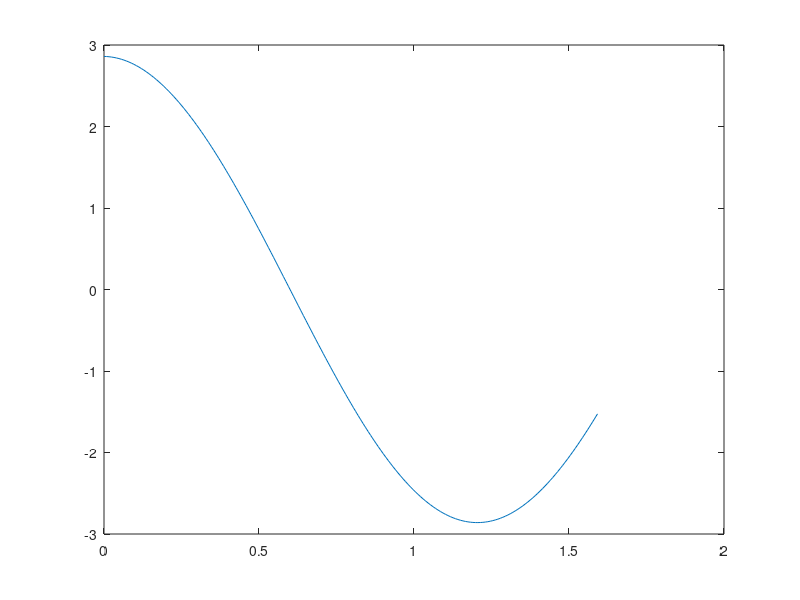

The MATLAB source for this figure:
% ------------------------------------------------------
A     = 1.1; % fluorescence intensity units
omega = 2.6; % rad/s
A_0   = 0.01;

u=@(t) A*sin(omega*t)+A_0;

tArray = linspace(0,1.6,200);
uArray = u(tArray); % an array of samples of u
% ------------------------------------------------------

% analytical solutions (in real life, we might not know these)
dudtExact      =  A*omega*cos(omega*tArray);
du2dt2Exact    = -A*omega^2*sin(omega*tArray);
du3dt3Exact    = -A*omega^3*cos(omega*tArray);

%loop through noise size to detemine where 10% cutoff is
%give a variable name "z" to constant
%display(uObserved);

%figure;
%plot(tArray,uObserved, '+')
z = 1e-7;
uObserved = u(tArray) + z*randn(size(tArray));

%part 1
dudt = diff(uObserved)./diff(tArray);
du2dt2 = diff(dudt)./diff(tArray(1:end-1));
du3dt3 = diff(du2dt2)./diff(tArray(1:end-2));

plot(tArray(1:end-1), dudt)
q = linspace(0,0.001,100)
for i=1:100
    z = q(i);
    uObserved = u(tArray) + z*randn(size(tArray));
    dudt = diff(uObserved)./diff(tArray);
    du2dt2 = diff(dudt)./diff(tArray(1:end-1));
    du3dt3 = diff(du2dt2)./diff(tArray(1:end-2));
    diff1 = (dudt - dudtExact(1:end-1))./dudtExact(1:end-1);
    diff2 = (du2dt2 - du2dt2Exact(1:end-2))./du2dt2Exact(1:end-2);
    diff3 = (du3dt3 - du3dt3Exact(1:end-3))./du3dt3Exact(1:end-3);
        if max(abs(diff1))>0.1 || max(abs(diff2))>0.1 || max(abs(diff3))>0.1
                display(z)
                break
        end
end